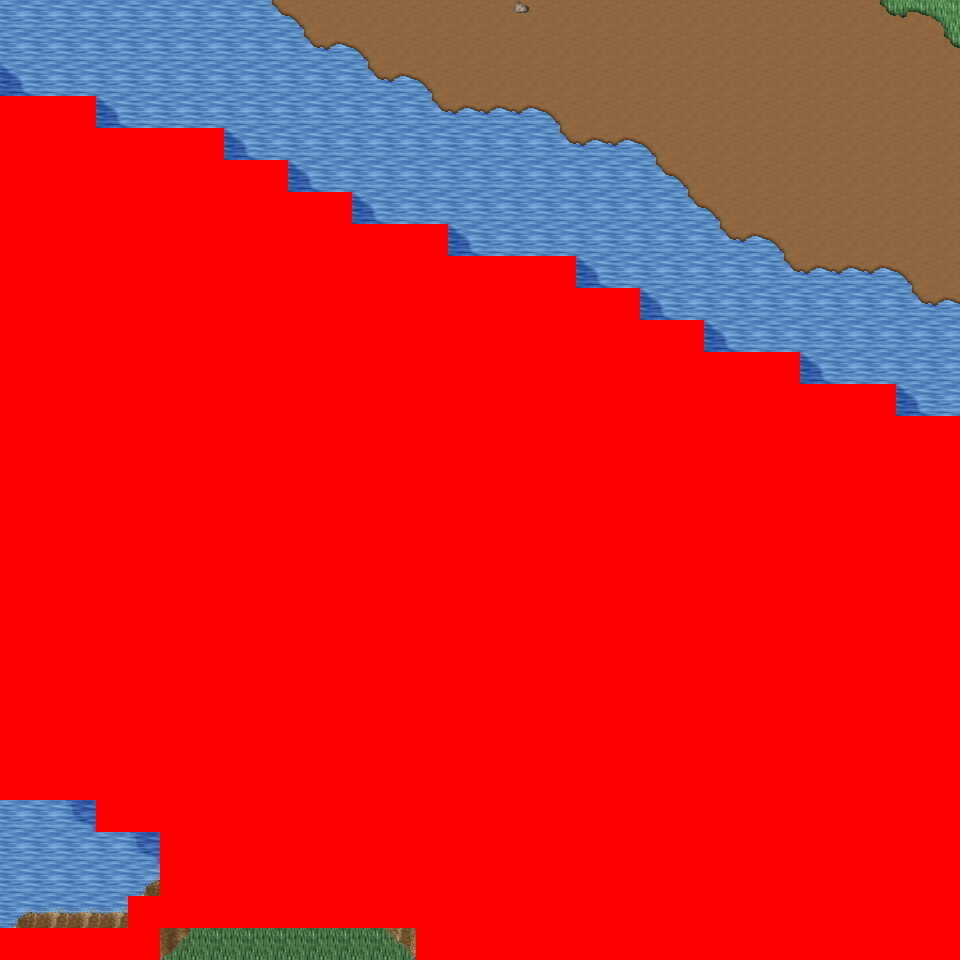

Tiled map render using the project's own tile images. Description and the map definition, with tile-layer contents summarised, below:
An orthogonal 30x30 tile map with 32x32 px tiles, 6 tile layers (Ground, Object, Object2, Above, ...), 34 tilesets and 5 objects (5x mapExit).

<map version="1.0" orientation="orthogonal" renderorder="right-down" width="30" height="30" tilewidth="32" tileheight="32" nextobjectid="6">
  <tileset firstgid="1" name="tileset_logic_collision" tilewidth="32" tileheight="32" tilecount="1" columns="1">
    <image source="../drawable/tileset_logic_collision.png" width="32" height="32" />
  </tileset>
  <tileset firstgid="2" name="tileset_ground_ridge_earth_pale" tilewidth="32" tileheight="32" tilecount="96" columns="12">
    <image source="../drawable/tileset_ground_ridge_earth_pale.png" width="384" height="256" />
  </tileset>
  <tileset firstgid="98" name="tileset_ground_ridge_earth_dark" tilewidth="32" tileheight="32" tilecount="96" columns="12">
    <image source="../drawable/tileset_ground_ridge_earth_dark.png" width="384" height="256" />
  </tileset>
  <tileset firstgid="194" name="tileset_ground_ground" tilewidth="32" tileheight="32" tilecount="33" columns="3">
    <image source="../drawable/tileset_ground_ground.png" width="96" height="352" />
  </tileset>
  <tileset firstgid="227" name="tileset_building_castle" tilewidth="32" tileheight="32" tilecount="320" columns="20">
    <image source="../drawable/tileset_building_castle.png" width="640" height="512" />
  </tileset>
  <tileset firstgid="547" name="tileset_ground_water_pool" tilewidth="32" tileheight="32" tilecount="72" columns="3">
    <image source="../drawable/tileset_ground_water_pool.png" width="96" height="768" />
  </tileset>
  <tileset firstgid="619" name="tileset_ground_earth_edges" tilewidth="32" tileheight="32" tilecount="18" columns="6">
    <image source="../drawable/tileset_ground_earth_edges.png" width="192" height="96" />
  </tileset>
  <tileset firstgid="637" name="tileset_ground_grass_corners" tilewidth="32" tileheight="32" tilecount="24" columns="6">
    <image source="../drawable/tileset_ground_grass_corners.png" width="192" height="128" />
  </tileset>
  <tileset firstgid="661" name="tileset_ground_grass_edges" tilewidth="32" tileheight="32" tilecount="36" columns="12">
    <image source="../drawable/tileset_ground_grass_edges.png" width="384" height="96" />
  </tileset>
  <tileset firstgid="697" name="tileset_item_weapon_cannon" tilewidth="32" tileheight="32" tilecount="12" columns="3">
    <image source="../drawable/tileset_item_weapon_cannon.png" width="96" height="128" />
  </tileset>
  <tileset firstgid="709" name="tileset_item_pot_barrels_1" tilewidth="32" tileheight="32" tilecount="8" columns="4">
    <image source="../drawable/tileset_item_pot_barrels_1.png" width="128" height="64" />
  </tileset>
  <tileset firstgid="717" name="tileset_ground_cobbled_paving" tilewidth="32" tileheight="32" tilecount="1" columns="1">
    <image source="../drawable/tileset_ground_cobbled_paving.png" width="32" height="32" />
  </tileset>
  <tileset firstgid="718" name="tileset_ground_rock_pebbles" tilewidth="32" tileheight="32" tilecount="3" columns="1">
    <image source="../drawable/tileset_ground_rock_pebbles.png" width="32" height="96" />
  </tileset>
  <tileset firstgid="721" name="tileset_plant_flower_daisy_blue" tilewidth="32" tileheight="32" tilecount="8" columns="2">
    <image source="../drawable/tileset_plant_flower_daisy_blue.png" width="64" height="128" />
  </tileset>
  <tileset firstgid="729" name="tileset_building_mill" tilewidth="32" tileheight="32" tilecount="30" columns="5">
    <image source="../drawable/tileset_building_mill.png" width="160" height="192" />
  </tileset>
  <tileset firstgid="759" name="tileset_building_windmill_blades" tilewidth="32" tileheight="32" tilecount="144" columns="24">
    <image source="../drawable/tileset_building_windmill_blades.png" width="768" height="192" />
  </tileset>
  <tileset firstgid="903" name="tileset_logic_item_corn" tilewidth="32" tileheight="32" tilecount="5" columns="5">
    <image source="../drawable/tileset_logic_item_corn.png" width="160" height="32" />
  </tileset>
  <tileset firstgid="908" name="tileset_object_scarecrow" tilewidth="32" tileheight="32" tilecount="2" columns="1">
    <image source="../drawable/tileset_object_scarecrow.png" width="32" height="64" />
  </tileset>
  <tileset firstgid="910" name="tileset_object_hay_cart" tilewidth="32" tileheight="32" tilecount="1" columns="1">
    <image source="../drawable/tileset_object_hay_cart.png" width="32" height="32" />
  </tileset>
  <tileset firstgid="911" name="tileset_building_barnyard" tilewidth="32" tileheight="32" tilecount="200" columns="8">
    <image source="../drawable/tileset_building_barnyard.png" width="256" height="800" />
  </tileset>
  <tileset firstgid="1111" name="tileset_furniture_sink_pale_brown_stone" tilewidth="32" tileheight="32" tilecount="4" columns="2">
    <image source="../drawable/tileset_furniture_sink_pale_brown_stone.png" width="64" height="64" />
  </tileset>
  <tileset firstgid="1115" name="tileset_logic_creature_farm_animal" tilewidth="32" tileheight="32" tilecount="12" columns="12">
    <image source="../drawable/tileset_logic_creature_farm_animal.png" width="256" height="64" />
  </tileset>
  <tileset firstgid="1127" name="tileset_plant_tree_fall_trees" tilewidth="32" tileheight="32" tilecount="40" columns="8">
    <image source="../drawable/tileset_plant_tree_fall_trees.png" width="256" height="160" />
  </tileset>
  <tileset firstgid="1167" name="tileset_plant_bush_bush_mult_colored" tilewidth="32" tileheight="32" tilecount="6" columns="3">
    <image source="../drawable/tileset_plant_bush_bush_mult_colored.png" width="96" height="64" />
  </tileset>
  <tileset firstgid="1173" name="tileset_furniture_light_lamp_blue" tilewidth="32" tileheight="32" tilecount="3" columns="1">
    <image source="../drawable/tileset_furniture_light_lamp_blue.png" width="32" height="96" />
  </tileset>
  <tileset firstgid="1176" name="tileset_light_dim_light_7x5" tilewidth="32" tileheight="32" tilecount="35" columns="7">
    <image source="../drawable/tileset_light_dim_light_7x5.png" width="224" height="160" />
  </tileset>
  <tileset firstgid="1211" name="tileset_plant_stump_small_stump" tilewidth="32" tileheight="32" tilecount="4" columns="2">
    <image source="../drawable/tileset_plant_stump_small_stump.png" width="64" height="64" />
  </tileset>
  <tileset firstgid="1215" name="tileset_logic_creature_fowl" tilewidth="32" tileheight="32" tilecount="6" columns="6">
    <image source="../drawable/tileset_logic_creature_fowl.png" width="192" height="32" />
  </tileset>
  <tileset firstgid="1221" name="tileset_logic_creature_rodent" tilewidth="32" tileheight="32" tilecount="8" columns="8">
    <image source="../drawable/tileset_logic_creature_rodent.png" width="256" height="32" />
  </tileset>
  <tileset firstgid="1229" name="tileset_plant_bushes_and_trees" tilewidth="32" tileheight="32" tilecount="144" columns="16">
    <image source="../drawable/tileset_plant_bushes_and_trees.png" width="512" height="289" />
  </tileset>
  <tileset firstgid="1373" name="tileset_plant_bush_leafy" tilewidth="32" tileheight="32" tilecount="48" columns="8">
    <image source="../drawable/tileset_plant_bush_leafy.png" width="256" height="192" />
  </tileset>
  <tileset firstgid="1421" name="tileset_plant_bush_bush_pinks" tilewidth="32" tileheight="32" tilecount="4" columns="2">
    <image source="../drawable/tileset_plant_bush_bush_pinks.png" width="64" height="64" />
  </tileset>
  <tileset firstgid="1425" name="tileset_plant_bush_berried" tilewidth="32" tileheight="32" tilecount="60" columns="5">
    <image source="../drawable/tileset_plant_bush_berried.png" width="160" height="384" />
  </tileset>
  <tileset firstgid="1485" name="tileset_ground_ground_3" tilewidth="32" tileheight="32" tilecount="5" columns="5">
    <image source="../drawable/tileset_ground_ground_3.png" width="160" height="32" />
  </tileset>
  <layer name="Ground" width="30" height="30">
    <data>[900 cells, 900 non-empty, 8 distinct tile ids]</data>
  </layer>
  <layer name="Object" width="30" height="30">
    <data>[900 cells, 71 non-empty, 21 distinct tile ids]</data>
  </layer>
  <layer name="Object2" width="30" height="30">
    <data>[900 cells, 36 non-empty, 9 distinct tile ids]</data>
  </layer>
  <layer name="Above" width="30" height="30">
    <data>[900 cells, 0 non-empty, 0 distinct tile ids]</data>
  </layer>
  <layer name="Above2" width="30" height="30">
    <data>[900 cells, 0 non-empty, 0 distinct tile ids]</data>
  </layer>
  <layer name="Walkable" width="30" height="30">
    <data>[900 cells, 642 non-empty, 1 distinct tile ids]</data>
  </layer>
  <objectgroup name="MapEvents">
    <object id="1" name="north" type="mapExit" x="0" y="0" width="960" height="32">
      <properties>
        <property name="map" value="level_0_x53_y78" />
        <property name="x" value="0" />
        <property name="y" value="28" />
      </properties>
    </object>
    <object id="2" name="south" type="mapExit" x="160" y="928" width="256" height="32">
      <properties>
        <property name="map" value="level_0_x53_y80" />
        <property name="x" value="5" />
        <property name="y" value="1" />
      </properties>
    </object>
    <object id="3" name="west" type="mapExit" x="0" y="0" width="32" height="96">
      <properties>
        <property name="map" value="level_0_x52_y79" />
        <property name="x" value="28" />
        <property name="y" value="0" />
      </properties>
    </object>
    <object id="4" name="west2" type="mapExit" x="0" y="800" width="32" height="128">
      <properties>
        <property name="map" value="level_0_x52_y79" />
        <property name="x" value="28" />
        <property name="y" value="25" />
      </properties>
    </object>
    <object id="5" name="east" type="mapExit" x="928" y="0" width="32" height="416">
      <properties>
        <property name="map" value="level_0_x54_y79" />
        <property name="x" value="1" />
        <property name="y" value="0" />
      </properties>
    </object>
  </objectgroup>
</map>
